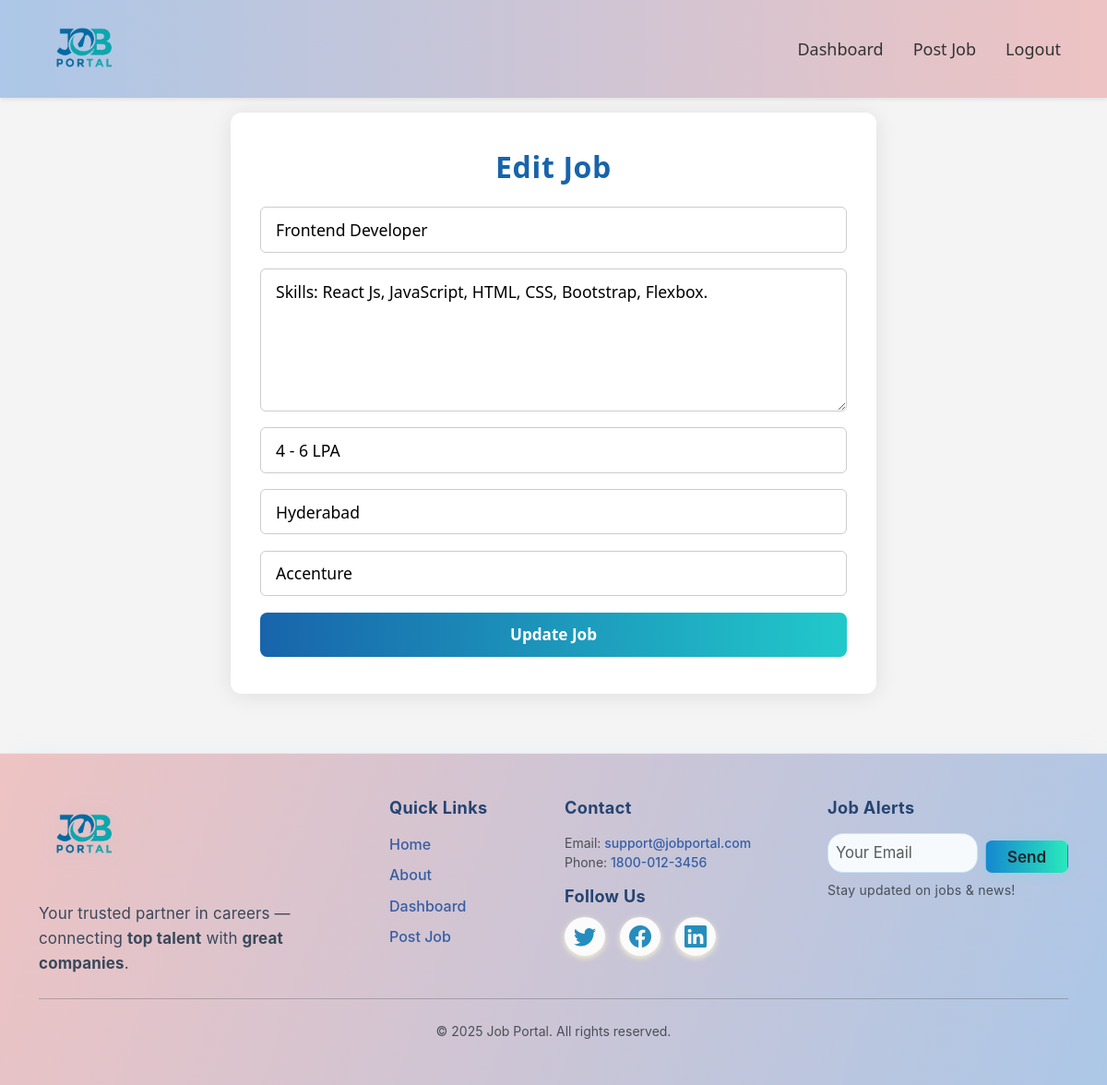
The page /edit-job/3 (signed in) on the database its author committed.
### app.py (models this page shows)
class Job(db.Model):
    id = db.Column(db.Integer, primary_key=True)
    title = db.Column(db.String(100))
    description = db.Column(db.Text)
    salary = db.Column(db.String(20))
    location = db.Column(db.String(50))
    company = db.Column(db.String(50))
    employer_id = db.Column(db.Integer, db.ForeignKey('user.id'))  # Relation to employer (User)

### app.py (the view, shortened to what this page needs)
@app.route('/edit-job/<int:job_id>', methods=['GET', 'POST'])
@login_required
def edit_job(job_id):
    if session['role'] != 'employer':
        return redirect(url_for('login'))
    job = Job.query.get_or_404(job_id)
    if job.employer_id != session['user_id']:
        return "❌ Unauthorized access", 403
    return render_template('edit_job.html', job=job)

### app.py (called while the page is built)
def login_required(f):
    @wraps(f)
    def decorated(*args, **kwargs):
        if 'user_id' not in session:
            return redirect(url_for('login'))  # Redirect unauthorized users to login
        return f(*args, **kwargs)
    return decorated

### templates/edit_job.html (shortened to what this page needs)
{% extends 'base.html' %}
{% block content %}
<div class="editjob-container">
    <div class="editjob-box">
        <h2>Edit Job</h2>
        <form method="POST" autocomplete="off">
            <input type="text" name="title" placeholder="Job Title" value="{{ job.title }}" required>
            <textarea name="description" placeholder="Job Description" rows="5"
                required>{{ job.description }}</textarea>
            <input type="text" name="salary" placeholder="Salary" value="{{ job.salary }}" required>
            <input type="text" name="location" placeholder="Location" value="{{ job.location }}" required>
            <input type="text" name="company" placeholder="Company Name" value="{{ job.company }}" required>
            <button type="submit">Update Job</button>
        </form>
    </div>
</div>
{% endblock %}

### static/css/styles.css (style rules this page uses)
body { font-family: Arial, sans-serif; background-color: #f4f4f4 !important; margin: 0; padding: 0; }
* { margin: 0; padding: 0; box-sizing: border-box; }
body { font-family: 'Segoe UI', Tahoma, Geneva, Verdana, sans-serif; }
h1, h2, h3 { color: #333; }
input, select, textarea { width: 100%; padding: 10px; margin-bottom: 15px; border: 1px solid #ccc; border-radius: 5px; }
button { padding: 10px 20px; background-color: #333; color: white; border: none; border-radius: 5px; }
h2, h3 { color: #1864ab; font-weight: 800; margin-bottom: 1.3rem; letter-spacing: 0.02em; }
.action-btn, .btn, button[type="submit"] { font-weight: 600; font-size: 1.07rem !important; transition: background 0.14s, color 0.10s, border 0.12s; border-radius: 7.5px !important; min-width: 90px; }
.editjob-container { min-height: 60vh; display: flex; justify-content: center; align-items: center; padding: 1rem; width: 90%; max-width: 900px; margin: 0 auto; }
.editjob-box { background: #fff; padding: 2.5rem 2rem; border-radius: 12px; box-shadow: 0 2px 24px rgba(0, 0, 0, 0.09); width: 100%; max-width: 700px; box-sizing: border-box; animation: fadeInUp 0.5s ease forwards; }
.editjob-box h2 { text-align: center; margin-bottom: 1.5rem; font-weight: 700; font-size: 2rem; color: #1864ab; }
.editjob-box input[type="text"], .editjob-box textarea { display: block; width: 100%; margin-bottom: 1.2rem; padding: 0.75rem 1rem; border: 1.2px solid #ccc; border-radius: 6px; font-size: 1.1rem; font-family: inherit; resize: vertical; transition: border-color 0.2s ease; }
.editjob-box button { width: 100%; padding: 0.75rem; background: linear-gradient(90deg, #1864ab 0%, #21c9cb 100%); color: #fff; border: none; border-radius: 6px; font-weight: 700; font-size: 1.12rem; cursor: pointer; transition: background 0.3s ease, transform 0.15s ease; }

### templates/edit_job.html (style rules this page uses)
.editjob-container { min-height: 60vh; display: flex; justify-content: center; align-items: center; padding: 1rem; }
.editjob-box { background: #fff; padding: 2.5rem 2rem; border-radius: 12px; box-shadow: 0 2px 24px rgba(0, 0, 0, 0.09); width: 100%; max-width: 700px; }
.editjob-box h2 { text-align: center; margin-bottom: 1.5rem; font-weight: bold; }
.editjob-box input[type="text"], .editjob-box textarea { display: block; width: 100%; margin-bottom: 1.1rem; padding: 0.65rem 1rem; border: 1px solid #ccc; border-radius: 6px; font-size: 1.1rem; resize: vertical; }
.editjob-box button { width: 100%; padding: 0.7rem; background-color: #1864ab; color: #fff; border: none; border-radius: 6px; font-weight: bold; font-size: 1.08rem; cursor: pointer; transition: background 0.15s; }

### rows shown on the page
Job: title "Frontend Developer", description "Skills: React Js, JavaScript, HTML, CSS, Bootstrap, Flexbox.", salary "4 - 6 LPA", location "Hyderabad", company "Accenture"

### other values the page prints
{{ 2025 }} "2025"
